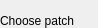
     <widget class="QWidget" name="continueBox_2">
      <property name="geometry">
       <rect>
        <x>0</x>
        <y>0</y>
        <width>98</width>
        <height>28</height>
       </rect>
      </property>
      <attribute name="label">
       <string>Continue</string>
      </attribute>
      <widget class="QLabel" name="label_31">
       <property name="geometry">
        <rect>
         <x>0</x>
         <y>10</y>
         <width>101</width>
         <height>21</height>
        </rect>
       </property>
       <property name="text">
        <string>Choose patch</string>
       </property>
      </widget>
      <widget class="QSpinBox" name="chooseContinue_Patch">
       <property name="geometry">
        <rect>
         <x>140</x>
         <y>10</y>
         <width>101</width>
         <height>22</height>
        </rect>
       </property>
       <property name="minimum">
        <number>-1</number>
       </property>
       <property name="maximum">
        <number>9999</number>
       </property>
       <property name="value">
        <number>-1</number>
       </property>
      </widget>
      <widget class="QPushButton" name="continueButton_Patch">
       <property name="geometry">
        <rect>
         <x>0</x>
         <y>90</y>
         <width>231</width>
         <height>28</height>
        </rect>
       </property>
       <property name="text">
        <string>Submit continue</string>
       </property>
      </widget>
      <widget class="QComboBox" name="chooseContinueDirection_Patch">
       <property name="geometry">
        <rect>
         <x>140</x>
         <y>40</y>
         <width>101</width>
         <height>22</height>
        </rect>
       </property>
       <item>
        <property name="text">
         <string>YELLOW</string>
        </property>
       </item>
       <item>
        <property name="text">
         <string>YELLOW-GREEN</string>
        </property>
       </item>
       <item>
        <property name="text">
         <string>GREEN</string>
        </property>
       </item>
       <item>
        <property name="text">
         <string>BLUE-GREEN</string>
        </property>
       </item>
       <item>
        <property name="text">
         <string>BLUE</string>
        </property>
       </item>
       <item>
        <property name="text">
         <string>BLUE-RED</string>
        </property>
       </item>
       <item>
        <property name="text">
         <string>RED</string>
        </property>
       </item>
       <item>
        <property name="text">
         <string>YELLOW-RED</string>
        </property>
       </item>
      </widget>
      <widget class="QLabel" name="label_32">
       <property name="geometry">
        <rect>
         <x>0</x>
         <y>40</y>
         <width>131</width>
         <height>21</height>
        </rect>
       </property>
       <property name="text">
        <string>Choose direction</string>
       </property>
      </widget>
     </widget>
